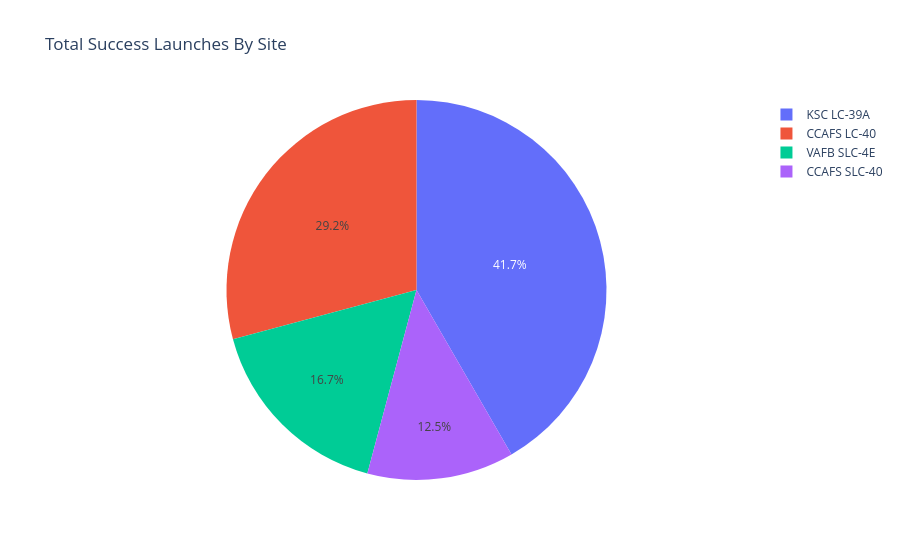

Here is the notebook cell this chart was saved with:
### Code cell
# Testing that this plotly express actually creates a graph we want
fig = px.pie(new_arr, values='class', names='Launch Site', title='Total Success Launches By Site')
fig

### Figure 1 — Plotly figure (JSON) as saved in the notebook; plotly's stock layout.template omitted (floating-point values rounded to 4 significant figures)
{"data": [{"domain": {"x": [0, 1], "y": [0, 1]}, "hovertemplate": "Launch Site=%{label}<br>class=%{value}<extra></extra>", "labels": ["CCAFS LC-40", "CCAFS SLC-40", "KSC LC-39A", "VAFB SLC-4E"], "legendgroup": "", "name": "", "showlegend": true, "type": "pie", "values": [0.2917, 0.125, 0.4167, 0.1667]}], "layout": {"legend": {"tracegroupgap": 0}, "title": {"text": "Total Success Launches By Site"}}}
